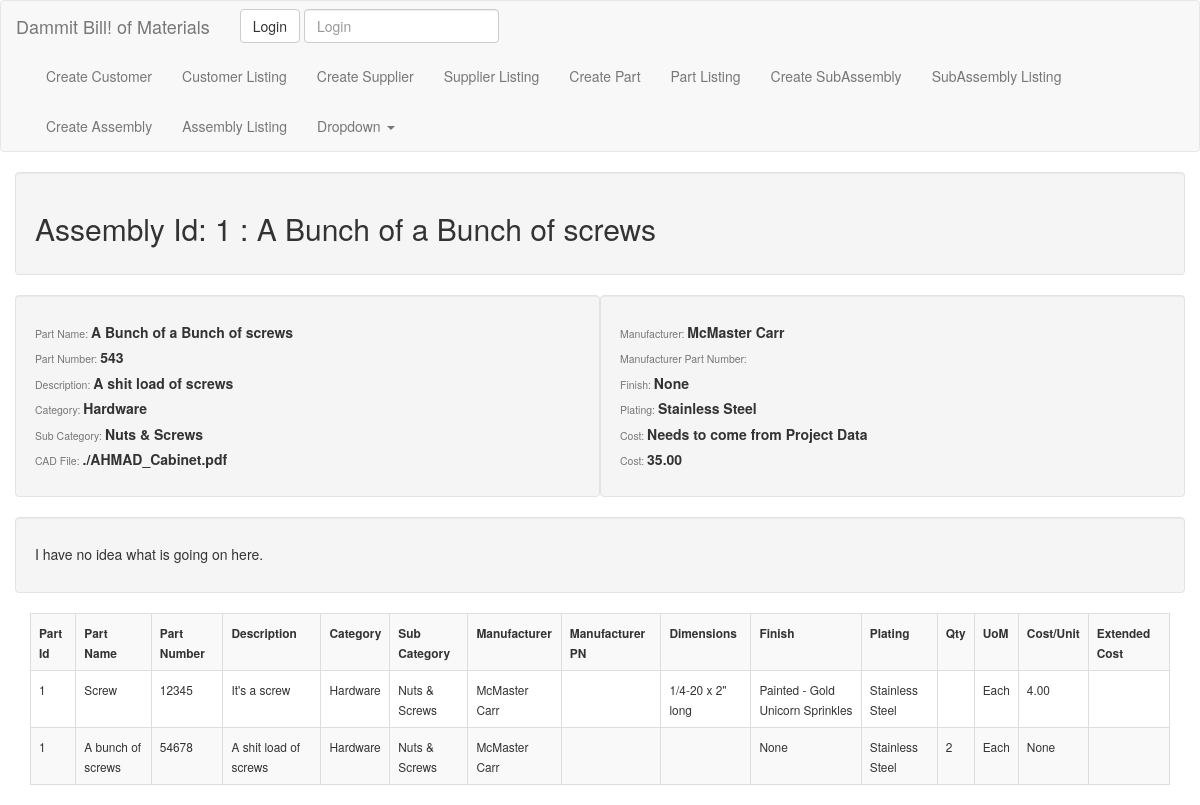
Page /assembly_list/ on the earlier database version.
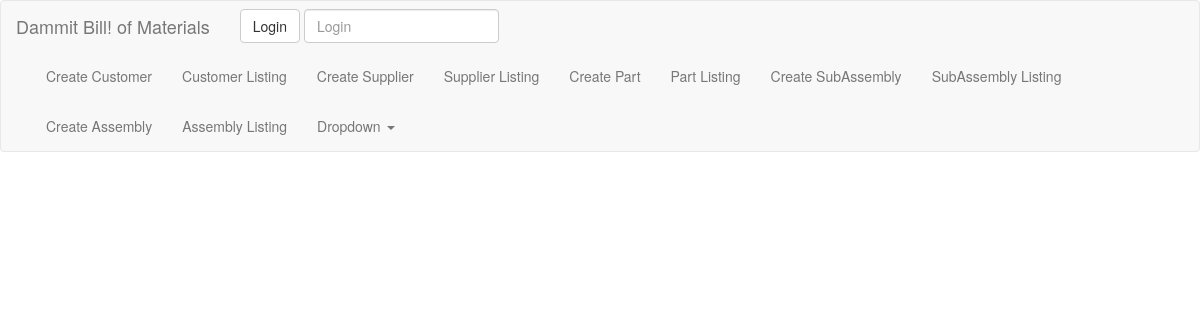
Same page on the later database version.
### app/models.py (models this page shows, shortened)
class Assembly(models.Model):
    assembly_name = models.CharField(max_length=50)
    assembly_part_number = models.CharField(max_length=50)
    description = models.CharField(max_length=50, null=True, blank=True)
    category = models.ForeignKey(Category, null=True, blank=True)
    sub_category = models.ForeignKey(SubCategory, null=True, blank=True)
    supplier = models.ForeignKey('app.Supplier', null=True, blank=True)
    supplier_pn = models.CharField(max_length=50, null=True, blank=True)
    finish = models.ForeignKey('app.FinishTable', null=True, blank=True)
    plating = models.ForeignKey('app.PlatingTable', null=True, blank=True)
    part_list = models.ManyToManyField(Part, null=True, blank=True)
    part_quantity = models.IntegerField(null=True, blank=True)
    subassembly_list = models.ManyToManyField(SubAssembly, null=True, blank=True)
    subassembly_quantity = models.IntegerField(null=True, blank=True)
    assembly_cost = models.DecimalField(max_digits=10, decimal_places=2, null=True, blank=True)
    notes = models.TextField(null=True, blank=True)
    cad_file = models.FileField(null=True, blank=True)

class Category(models.Model):
    category = models.CharField(max_length=30)
    def __str__(self):
        return self.category

class SubCategory(models.Model):
    category = models.ForeignKey(Category)
    subcategory = models.CharField(max_length=30)
    def __str__(self):
        return self.subcategory

class Supplier(models.Model):
    name = models.CharField(max_length=50)
    contact = models.CharField(max_length=25, null=True, blank=True)
    phone = models.IntegerField(null=True, blank=True)
    email = models.EmailField(null=True, blank=True)
    website = models.URLField(null=True, blank=True)
    def __str__(self):
        return self.name

class PlatingTable(models.Model):
    plating = models.CharField(max_length=50)
    description = models.TextField(null=True, blank=True)
    source = models.ForeignKey(Supplier, null=True, blank=True)
    def __str__(self):
        return self.plating

class Part(models.Model):
    part_name = models.CharField(max_length=50)
    part_number = models.CharField(max_length=50)
    description = models.CharField(max_length=50)
    category = models.ForeignKey(Category)
    sub_category = models.ForeignKey(SubCategory)
    manufacturer = models.ForeignKey('app.Supplier', null=True, blank=True)
    manufacturer_pn = models.CharField(max_length=50, null=True, blank=True)
    dimensions = models.CharField(max_length=50)
    finish = models.ForeignKey('app.FinishTable', null=True, blank=True)
    plating = models.ForeignKey('app.PlatingTable', null=True, blank=True)
    uom = models.CharField(max_length=15)
    unit_cost = models.DecimalField(max_digits=10, decimal_places=2)
    part_url = models.URLField(null=True, blank=True)
    notes = models.TextField(null=True, blank=True)
    cad_file = models.FileField(null=True, blank=True)
    image = models.ImageField(null=True, blank=True)

class FinishTable(models.Model):
    finish = models.CharField(max_length=50)
    description = models.TextField(null=True, blank=True)
    source = models.ForeignKey(Supplier, null=True, blank=True)
    def __str__(self):
        return self.finish

class SubAssembly(models.Model):
    sub_assembly_name = models.CharField(max_length=50)
    sub_assembly_number = models.CharField(max_length=50)
    description = models.CharField(max_length=50, null=True, blank=True)
    category = models.ForeignKey(Category, null=True, blank=True)
    sub_category = models.ForeignKey(SubCategory, null=True, blank=True)
    mfg_supplier = models.ForeignKey('app.Supplier', null=True, blank=True)
    mfg_supplier_pn = models.CharField(max_length=50, null=True, blank=True)
    finish = models.ForeignKey('app.FinishTable', null=True, blank=True)
    plating = models.ForeignKey('app.PlatingTable', null=True, blank=True)
    part_list = models.ManyToManyField(Part, through=Quantity)
    subassembly_list = models.ManyToManyField('app.SubAssembly', null=True, blank=True)
    subassembly_quantity = models.IntegerField(null=True, blank=True)
    subassembly_cost = models.DecimalField(max_digits=10, decimal_places=2, null=True, blank=True)
    notes = models.TextField(null=True, blank=True)
    cad_file = models.FileField(null=True, blank=True)

### app/views.py (the view)
# urls.py: url(r'^assembly_list/$', AssemblyListView.as_view(), name="assembly_list_view"),
class AssemblyListView(ListView):
    model = Assembly
    def get_queryset(self):
        return Assembly.objects.all()

### templates/app/assembly_list.html
{% extends "base.html" %}
{% block content %}
<div>
  {% for object in object_list  %}
  <div class="row">
    <div class="col-md-12 well">
      <h2>Assembly Id: {{object.pk}}  :  {{object.assembly_name}}</h2>
    </div>
    <div class="col-md-6 well">
      <h5><small>Part Name:  </small><strong>{{object.assembly_name}}</strong></h5>
      <h5><small>Part Number:  </small><strong>{{object.assembly_part_number}}</strong></h5>
      <h5><small>Description:  </small><strong>{{object.description}}</strong></h5>
      <h5><small>Category:  </small><strong>{{object.category}}</strong></h5>
      <h5><small>Sub Category:  </small><strong>{{object.sub_category}}</strong></h5>
      <h5><small>CAD File:  </small><strong>{{object.cad_file}}</strong></h5>
    </div>
    <div class="col-md-6 well">
      <h5><small>Manufacturer:  </small><strong>{{object.supplier}}</strong></h5>
      <h5><small>Manufacturer Part Number:  </small><strong>{{object.supplier_pn}}</strong></h5>
      <h5><small>Finish:  </small><strong>{{object.finish}}</strong></h5>
      <h5><small>Plating:  </small><strong>{{object.plating}}</strong></h5>
      <h5><small>Cost:  </small><strong>Needs to come from Project Data</strong></h5>
      <h5><small>Cost:  </small><strong>{{object.assembly_cost}}</strong></h5>
    </div>
    <div class="col-md-12 well">
    <h5>{{object.notes}}</h5>
    </div>
  </div>
    <table class="table table-striped table-bordered table-hover">
        <tr>
          <th><small>Part Id</small></th>
          <th><small>Part Name</small></th>
          <th><small>Part Number</small></th>
          <th><small>Description</small></th>
          <th><small>Category</small></th>
          <th><small>Sub Category</small></th>
          <th><small>Manufacturer</small></th>
          <th><small>Manufacturer PN</small></th>
          <th><small>Dimensions</small></th>
          <th><small>Finish</small></th>
          <th><small>Plating</small></th>
          <th><small>Qty</small></th>
          <th><small>UoM</small></th>
          <th><small>Cost/Unit</small></th>
          <th><small>Extended Cost</small></th>
        </tr>
        {% for item in object.part_list.all  %}
          <tr>
          <td><small>{{item.pk}}</small></td>
          <td><small>{{item.part_name}}</small></td>
          <td><small>{{item.part_number}}</small></td>
          <td><small>{{item.description}}</small></td>
          <td><small>{{item.category}}</small></td>
          <td><small>{{item.sub_category}}</small></td>
          <td><small>{{item.manufacturer}}</small></td>
          <td><small>{{item.manufacturer_pn}}</small></td>
          <td><small>{{item.dimensions}}</small></td>
          <td><small>{{item.finish}}</small></td>
          <td><small>{{item.plating}}</small></td>
          <td><small></small></td>
          <td><small>{{item.uom}}</small></td>
          <td><small>{{item.unit_cost}}</small></td>
          <td><small></small></td>
          </tr>
        {% endfor %}
        {% for item in object.subassembly_list.all %}
        <tr>
          <td><small>{{item.pk}}</small></td>
          <td><small>{{item.sub_assembly_name}}</small></td>
          <td><small>{{item.sub_assembly_number}}</small></td>
          <td><small>{{item.description}}</small></td>
          <td><small>{{item.category}}</small></td>
          <td><small>{{item.sub_category}}</small></td>
          <td><small>{{item.mfg_supplier}}</small></td>
          <td><small>{{item.mfg_supplier_pn}}</small></td>
          <td><small></small></td>
          <td><small>{{item.finish}}</small></td>
          <td><small>{{item.plating}}</small></td>
          <td><small>{{item.subassembly_quantity}}</small></td>
          <td><small>Each</small></td>
          <td><small>{{item.subassembly_cost}}</small></td>
          <td><small></small></td>
        </tr>
        {% endfor %}
      </table>
  {% endfor %}
</div>
{% endblock %}

Differences in the rows shown:
removed Assembly: pk "1", assembly_name "A Bunch of a Bunch of screws", assembly_part_number "543", description "A shit load of screws", category "Hardware", sub_category "Nuts & Screws", cad_file "./AHMAD_Cabinet.pdf", supplier "McMaster Carr", finish "None", plating "Stainless Steel", assembly_cost "35.00", notes "I have no idea what is going on here."
no longer on this page (row edited): Part: pk "1", part_name "Screw", part_number "12345", description "It's a screw", category "Hardware", sub_category "Nuts & Screws", manufacturer "McMaster Carr", dimensions "1/4-20 x 2\" long", finish "Painted - Gold Unicorn Sprinkles", plating "Stainless Steel", uom "Each", unit_cost "4.00"
no longer on this page (row edited): SubAssembly: pk "1", sub_assembly_name "A bunch of screws", sub_assembly_number "54678", description "A shit load of screws", category "Hardware", sub_category "Nuts & Screws", mfg_supplier "McMaster Carr", finish "None", plating "Stainless Steel", subassembly_quantity "2", subassembly_cost "None"
